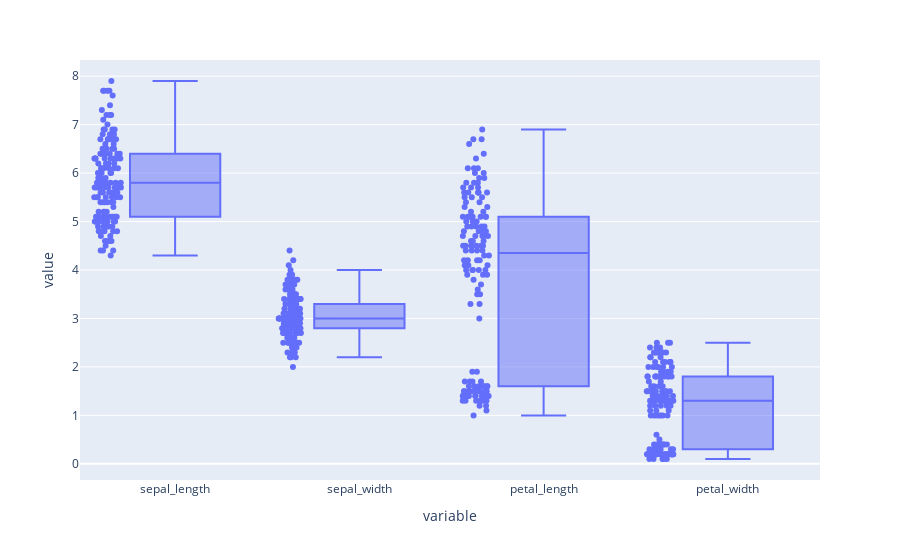

Notebook code cell kept with this figure:
### Code cell
px.box(df.iloc[:,:-1],points='all')

### Figure 1 — Plotly figure (JSON) as saved in the notebook; plotly's stock layout.template omitted (floating-point values rounded to 4 significant figures; data arrays with more than 128 entries replaced by an {"elided": "..."} marker saying what was removed)
{"data": [{"alignmentgroup": "True", "boxpoints": "all", "hovertemplate": "variable=%{x}<br>value=%{y}<extra></extra>", "legendgroup": "", "marker": {"color": "#636efa"}, "name": "", "notched": false, "offsetgroup": "", "orientation": "v", "showlegend": false, "type": "box", "x": {"elided": "600 str values"}, "x0": " ", "xaxis": "x", "y": {"elided": "600 float values"}, "y0": " ", "yaxis": "y"}], "layout": {"boxmode": "group", "legend": {"tracegroupgap": 0}, "margin": {"t": 60}, "xaxis": {"anchor": "y", "domain": [0, 1], "title": {"text": "variable"}}, "yaxis": {"anchor": "x", "domain": [0, 1], "title": {"text": "value"}}}}
